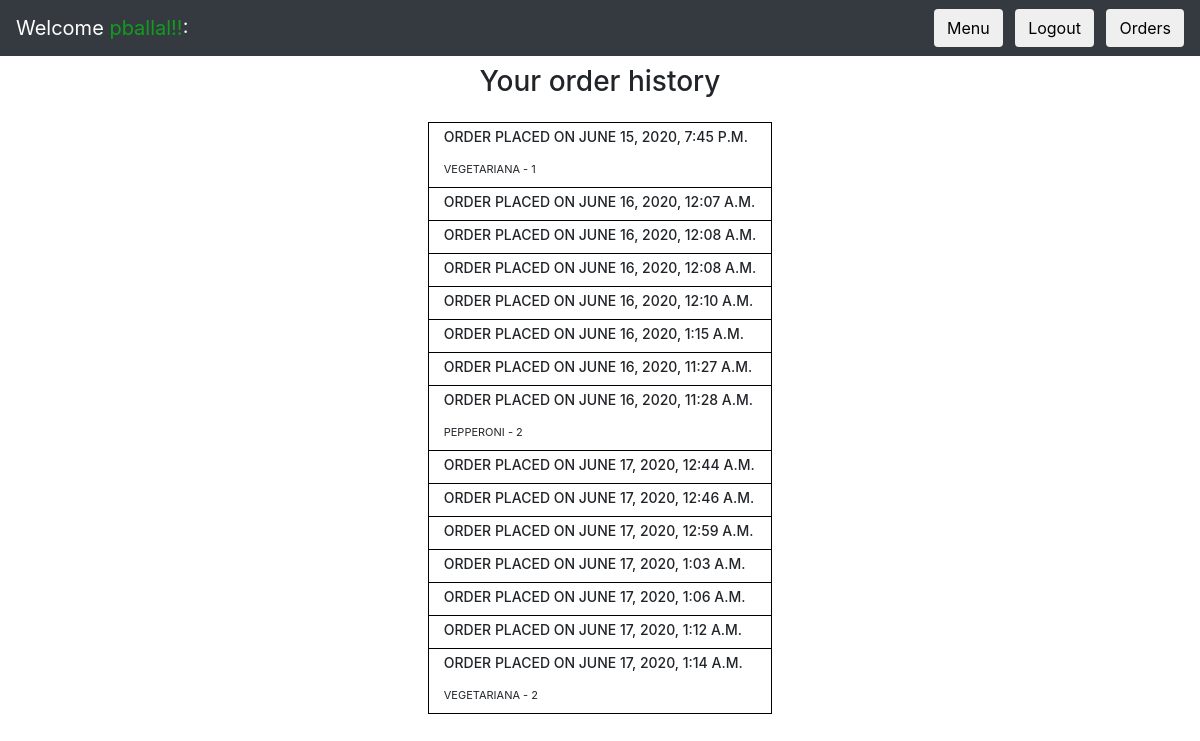
Screenshot of /my_orders (signed in) with the database file from the repository.
### onlinepizzas/models.py (models this page shows)
class Order(models.Model):
    user = models.ForeignKey(User, related_name="member", on_delete=models.CASCADE)
    order_timestamp = models.DateTimeField(auto_now_add=True)
    class Meta:
        db_table = "order"
        managed = True

class OrderDetails(models.Model):
    orderId = models.ForeignKey(Order, on_delete=models.CASCADE)
    itemId = models.ForeignKey(Pizza, on_delete=models.CASCADE)
    Qty = models.IntegerField(default=1)
    class Meta:
        managed = True
        db_table = "order_details"

class Pizza(models.Model):
    name = models.CharField(max_length=60, unique=True)
    description = models.CharField(max_length=250)
    price = models.DecimalField(max_digits=4, decimal_places=2, default=0.00, editable=False)
    class Meta:
        db_table = "pizza"
        managed = True

### onlinepizzas/views.py (the view)
# urls.py: path("my_orders", views.user_orders_view, name="user_orders_view"),
def user_orders_view(request):
    orders = Order.objects.filter(user=request.user)
    user_order_details = OrderDetails.objects.none()
    my_orders = {}
    for order in orders:
        order_details = OrderDetails.objects.filter(orderId=order.id)
        my_orders[order.order_timestamp] = order_details
        user_order_details |= order_details
    context = {"orders": my_orders}
    return render(request, 'my_orders.html', context)

### onlinepizzas/templates/my_orders.html
{% extends "layout.html" %}
{% block body %}
    <div class="container">
      <div class="text-center" style="padding-bottom: 15px;">
        <h3>Your order history</h3>
      </div>
        {% if orders %}
            <table>
                <tbody>
                    {% for order,vals in orders.items %}
                        <tr>
                            <td>
                                <h5>Order placed on {{ order }}</h5>
                                {% for val in vals %}
                                    <label for="item">{{ val.itemId.name }} - {{ val.Qty }}</label><br>
                                {% endfor %}
                            </td>
                        </tr>
                    {% endfor %}
                </tbody>
            </table>
        {% else %}
            <h2> You don't have ANY orders. It's time to change it!</h2>
        {% endif %}
    </div>
{% endblock %}

### onlinepizzas/templates/layout.html (shortened to what this page needs)
<!DOCTYPE html>
<html lang="en">
<head>
    <link rel="stylesheet" href="https://maxcdn.bootstrapcdn.com/bootstrap/4.0.0-beta.3/css/bootstrap.min.css">
    <link rel="stylesheet" type="text/css"
          href="https://maxcdn.bootstrapcdn.com/font-awesome/4.7.0/css/font-awesome.min.css">
    <link rel="stylesheet" href="https://use.fontawesome.com/releases/v5.5.0/css/all.css"
>
</head>
<body>
{% if user.is_authenticated %}
    <div class="navbar sticky-top navbar-dark bg-dark">
        <div class="navbar-brand"> Welcome <span style='color: #119c1e;'>{{ user.get_username }}!!</span>:</div>
        <div>
            <a href="{% url "menu_view" %}">
                <button class="btn mx-1 my-xl-0 my-2">Menu</button>
            </a>
            <a href="{% url "logout_view" %}">
                <button class="btn mx-1 my-xl-0 my-2" type="button">Logout</button>
            </a>
            <a href="{% url "user_orders_view" %}">
                <button class="btn ml-1 my-xl-0 my-2" type="button" title="All orders">Orders</i>
                </button>
            </a>
            </div>
    </div>
{% endif %}
<div class="mt-2 col-md-12"></div>
{% block body %}{% endblock %}
</body>
</html>

### onlinepizzas/templates/layout.html (style rules this page uses)
table, th, td { border: 1px solid black; }
th, td { padding: 0 15px; }
table { font-variant-caps: all-small-caps; margin: auto; }

### rows the page displays
Order: orders "June 15, 2020, 7:45 p.m."
OrderDetails: itemId.name "Vegetariana", Qty "1"
Order: orders "June 16, 2020, 12:07 a.m."
Order: orders "June 16, 2020, 12:08 a.m."
Order: orders "June 16, 2020, 12:08 a.m."
Order: orders "June 16, 2020, 12:10 a.m."
Order: orders "June 16, 2020, 1:15 a.m."
Order: orders "June 16, 2020, 11:27 a.m."
Order: orders "June 16, 2020, 11:28 a.m."
OrderDetails: itemId.name "Pepperoni", Qty "2"
Order: orders "June 17, 2020, 12:44 a.m."
Order: orders "June 17, 2020, 12:46 a.m."
Order: orders "June 17, 2020, 12:59 a.m."
Order: orders "June 17, 2020, 1:03 a.m."
Order: orders "June 17, 2020, 1:06 a.m."
Order: orders "June 17, 2020, 1:12 a.m."
Order: orders "June 17, 2020, 1:14 a.m."
OrderDetails: itemId.name "Vegetariana", Qty "2"

### other values shown
{{ user.get_username }} "pballal"
